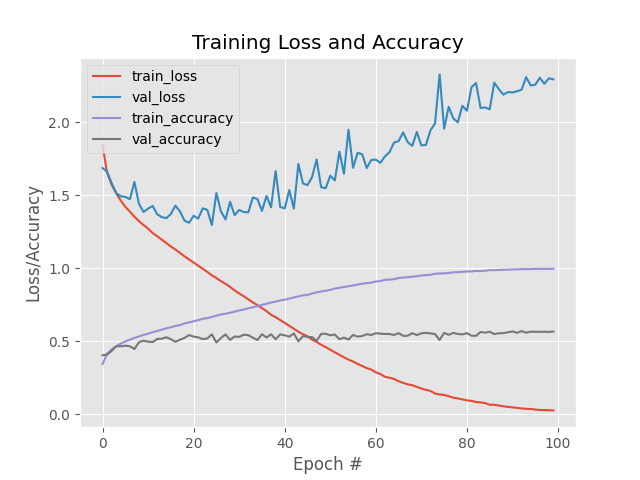

Reproduce this figure in Python.
# import libraries
from sklearn.preprocessing import LabelBinarizer
from sklearn.metrics import classification_report
from keras.models import Sequential  # create simple feedforward nn
from keras.layers.core import Dense  # fully-connected layers
from tensorflow.keras.optimizers import SGD  # optimization
from keras.datasets import cifar10
import matplotlib.pyplot as plt
import numpy as np
import argparse

# construct the argument parse and parse the arguments
ap = argparse.ArgumentParser()
ap.add_argument("-o", "--output", required=True,
                help="path to the output loss/accuracy plot")
# the output switch is the path to save plots of loss/accuracy
args = vars(ap.parse_args())

# load the trainign and test data, scale it into the range [0, 1],
# then reshape the design matrix
print("[INFO] loading CIFAR-10 data...")
((trainX, trainY), (testX, testY)) = cifar10.load_data()
trainX = trainX.astype("float") / 255.0   # convert to floating point and
# normalize
testX = testX.astype("float") / 255.0
# reshape / flatten
trainX = trainX.reshape((trainX.shape[0], 3072))
testX = testX.reshape((testX.shape[0], 3072))

# convert the labels from integers to vectors
lb = LabelBinarizer()
trainY = lb.fit_transform(trainY)
testY = lb.transform(testY)

# initialze the label names for the CIFAR-10 dataset
labelNames = ["airplane", "automobile", "bird", "cat", "deer",
              "dog", "frog", "horse", "ship", "truck"]

# define network architecture
# using a 3072-1024-512-20 architecture using Keras
# first instantiate a sequential class
model = Sequential()
# first dense layer; input shape = 3072 to learn 1024 weights
model.add(Dense(1024, input_shape=(3072, ), activation="relu"))
# second fully-connected layer learns 512 weights
model.add(Dense(512, activation="relu"))
# final layer learns weights = 10 possible output classification
model.add(Dense(10, activation="softmax"))

# train the model using SGD
print("[INFO] training network...")
sgd = SGD(0.01)
model.compile(loss="categorical_crossentropy", optimizer=sgd,
              metrics=["accuracy"])
H = model.fit(trainX, trainY, validation_data=(testX, testY),
              epochs=100, batch_size=32)

# evaluate the network
print("[INFO] evaluating network...")
predictions = model.predict(testX, batch_size=32)
print(classification_report(testY.argmax(axis=1),
                            predictions.argmax(axis=1),
                            target_names=labelNames))

# plot the training loss and accuracy
plt.style.use("ggplot")
plt.figure()
plt.plot(np.arange(0, 100), H.history["loss"], label="train_loss")
plt.plot(np.arange(0, 100), H.history["val_loss"], label="val_loss")
plt.plot(np.arange(0, 100), H.history["accuracy"], label="train_accuracy")
plt.plot(np.arange(0, 100), H.history["val_accuracy"], label="val_accuracy")
plt.title("Training Loss and Accuracy")
plt.xlabel("Epoch #")
plt.ylabel("Loss/Accuracy")
plt.legend()
plt.savefig(args["output"])
